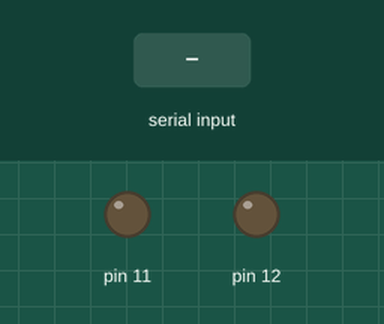
A sketch run on a simulated Arduino Uno, built with avr-gcc and run on an emulated ATmega328P. On the bench: output pins drawn as LEDs (lit = HIGH). Inputs (shaded band) come from the test bench.

Above: at 1.2 s.
1.3 s: "A" received over Serial
At 2.5 s:
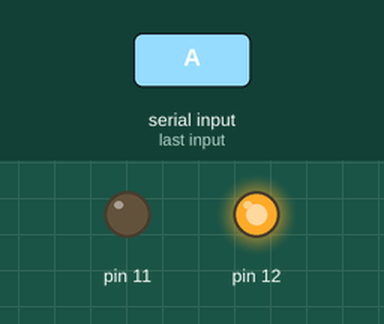
2.8 s: "C" received over Serial
At 3.6 s:
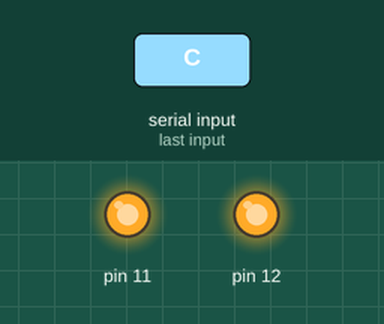
4.3 s: "B" received over Serial
At 4.8 s:
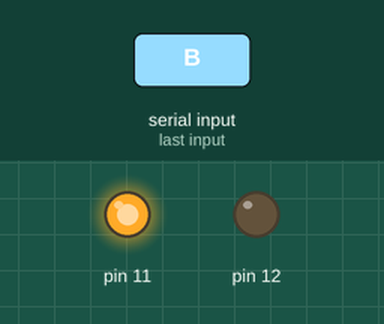
5.8 s: "D" received over Serial
At 7.1 s:
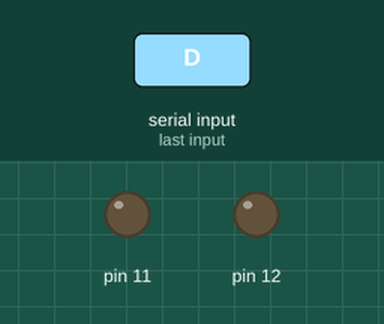
Timing chart, 0 to 8.3 s (numbered marks = the images above; inputs shaded):
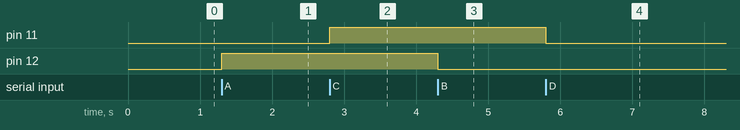

The sketch:

led_with_serial_monitor.ino
```cpp
char sms;


void setup() {
 pinMode(12, OUTPUT);
 pinMode(11, OUTPUT);

Serial.begin(9600);

}

void loop() {
if(Serial.available() != 0)
{
  sms = Serial.read();
}


if(sms == 'A')
{

digitalWrite(12,HIGH);

}

if(sms =='B')
{

digitalWrite(12,LOW);

}
if(sms =='C')
{

digitalWrite(11,HIGH);

}

if(sms =='D')
{

digitalWrite(11,LOW);

}


}
```

Measured:
- after the input at 1.3 s, pin 12: LOW → HIGH at once
- after the input at 2.8 s, pin 11: LOW → HIGH at once
- after the input at 4.3 s, pin 12: HIGH → LOW at once
- after the input at 5.8 s, pin 11: HIGH → LOW at once
